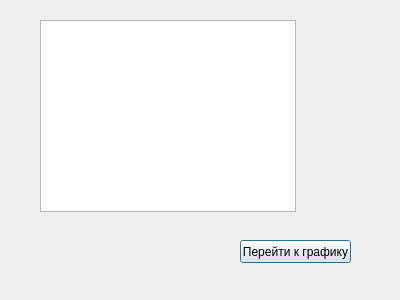
<?xml version="1.0" encoding="UTF-8"?>
<ui version="4.0">
 <class>Task</class>
 <widget class="QDialog" name="Task">
  <property name="geometry">
   <rect>
    <x>0</x>
    <y>0</y>
    <width>400</width>
    <height>300</height>
   </rect>
  </property>
  <property name="windowTitle">
   <string>Dialog</string>
  </property>
  <widget class="QTextBrowser" name="textBrowser">
   <property name="geometry">
    <rect>
     <x>40</x>
     <y>20</y>
     <width>256</width>
     <height>192</height>
    </rect>
   </property>
  </widget>
  <widget class="QPushButton" name="pushButton">
   <property name="geometry">
    <rect>
     <x>240</x>
     <y>240</y>
     <width>111</width>
     <height>23</height>
    </rect>
   </property>
   <property name="text">
    <string>Перейти к графику</string>
   </property>
  </widget>
 </widget>
 <resources/>
 <connections/>
</ui>
